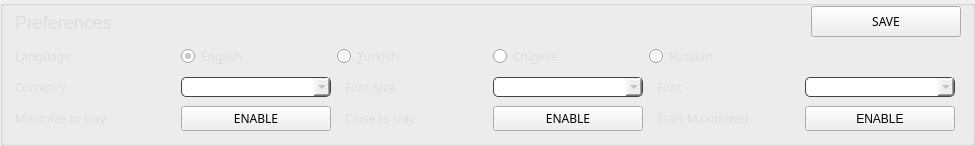
          <widget class="QGroupBox" name="groupBox_9">
           <property name="sizePolicy">
            <sizepolicy hsizetype="Preferred" vsizetype="Preferred">
             <horstretch>0</horstretch>
             <verstretch>0</verstretch>
            </sizepolicy>
           </property>
           <property name="styleSheet">
            <string notr="true">border-bottom: 1px solid #444;
</string>
           </property>
           <property name="title">
            <string/>
           </property>
           <layout class="QGridLayout" name="gridLayout_20">
            <property name="leftMargin">
             <number>12</number>
            </property>
            <property name="topMargin">
             <number>0</number>
            </property>
            <property name="bottomMargin">
             <number>12</number>
            </property>
            <item row="3" column="5">
             <widget class="QPushButton" name="b2_startMaximized">
              <property name="sizePolicy">
               <sizepolicy hsizetype="Expanding" vsizetype="Fixed">
                <horstretch>0</horstretch>
                <verstretch>0</verstretch>
               </sizepolicy>
              </property>
              <property name="minimumSize">
               <size>
                <width>150</width>
                <height>20</height>
               </size>
              </property>
              <property name="maximumSize">
               <size>
                <width>220</width>
                <height>25</height>
               </size>
              </property>
              <property name="text">
               <string>ENABLE</string>
              </property>
             </widget>
            </item>
            <item row="1" column="1" colspan="5">
             <layout class="QHBoxLayout" name="horizontalLayout_8">
              <item>
               <widget class="QRadioButton" name="m_english">
                <property name="sizePolicy">
                 <sizepolicy hsizetype="Expanding" vsizetype="Fixed">
                  <horstretch>0</horstretch>
                  <verstretch>0</verstretch>
                 </sizepolicy>
                </property>
                <property name="minimumSize">
                 <size>
                  <width>150</width>
                  <height>20</height>
                 </size>
                </property>
                <property name="maximumSize">
                 <size>
                  <width>150</width>
                  <height>20</height>
                 </size>
                </property>
                <property name="font">
                 <font>
                  <family>Poppins</family>
                 </font>
                </property>
                <property name="styleSheet">
                 <string notr="true">color: #ddd; 

 border: 0px;</string>
                </property>
                <property name="text">
                 <string>En&amp;glish</string>
                </property>
                <property name="icon">
                 <iconset resource="../../resources.qrc">
                  <normaloff>:/images/flags/en</normaloff>:/images/flags/en</iconset>
                </property>
                <property name="checked">
                 <bool>true</bool>
                </property>
                <attribute name="buttonGroup">
                 <string notr="true">buttonGroup</string>
                </attribute>
               </widget>
              </item>
              <item>
               <widget class="QRadioButton" name="m_turkish">
                <property name="sizePolicy">
                 <sizepolicy hsizetype="Expanding" vsizetype="Fixed">
                  <horstretch>0</horstretch>
                  <verstretch>0</verstretch>
                 </sizepolicy>
                </property>
                <property name="minimumSize">
                 <size>
                  <width>150</width>
                  <height>20</height>
                 </size>
                </property>
                <property name="maximumSize">
                 <size>
                  <width>150</width>
                  <height>20</height>
                 </size>
                </property>
                <property name="font">
                 <font>
                  <family>Poppins</family>
                 </font>
                </property>
                <property name="styleSheet">
                 <string notr="true">color: #ddd; 

 border: 0px;</string>
                </property>
                <property name="text">
                 <string>&amp;Turkish</string>
                </property>
                <property name="icon">
                 <iconset resource="../../resources.qrc">
                  <normaloff>:/images/flags/tr</normaloff>:/images/flags/tr</iconset>
                </property>
                <property name="checked">
                 <bool>false</bool>
                </property>
                <attribute name="buttonGroup">
                 <string notr="true">buttonGroup</string>
                </attribute>
               </widget>
              </item>
              <item>
               <widget class="QRadioButton" name="m_chinese">
                <property name="sizePolicy">
                 <sizepolicy hsizetype="Expanding" vsizetype="Fixed">
                  <horstretch>0</horstretch>
                  <verstretch>0</verstretch>
                 </sizepolicy>
                </property>
                <property name="minimumSize">
                 <size>
                  <width>150</width>
                  <height>20</height>
                 </size>
                </property>
                <property name="maximumSize">
                 <size>
                  <width>150</width>
                  <height>20</height>
                 </size>
                </property>
                <property name="font">
                 <font>
                  <family>Poppins</family>
                 </font>
                </property>
                <property name="styleSheet">
                 <string notr="true">color: #ddd; 

 border: 0px;</string>
                </property>
                <property name="text">
                 <string>Chi&amp;nese</string>
                </property>
                <property name="icon">
                 <iconset resource="../../resources.qrc">
                  <normaloff>:/images/flags/cn</normaloff>:/images/flags/cn</iconset>
                </property>
                <property name="checked">
                 <bool>false</bool>
                </property>
                <attribute name="buttonGroup">
                 <string notr="true">buttonGroup</string>
                </attribute>
               </widget>
              </item>
              <item>
               <widget class="QRadioButton" name="m_russian">
                <property name="sizePolicy">
                 <sizepolicy hsizetype="Expanding" vsizetype="Fixed">
                  <horstretch>0</horstretch>
                  <verstretch>0</verstretch>
                 </sizepolicy>
                </property>
                <property name="minimumSize">
                 <size>
                  <width>150</width>
                  <height>20</height>
                 </size>
                </property>
                <property name="maximumSize">
                 <size>
                  <width>150</width>
                  <height>20</height>
                 </size>
                </property>
                <property name="font">
                 <font>
                  <family>Poppins</family>
                 </font>
                </property>
                <property name="styleSheet">
                 <string notr="true">color: #ddd; 

 border: 0px;</string>
                </property>
                <property name="text">
                 <string>Russian</string>
                </property>
                <property name="icon">
                 <iconset resource="../../resources.qrc">
                  <normaloff>:/images/flags/ru</normaloff>:/images/flags/ru</iconset>
                </property>
                <property name="checked">
                 <bool>false</bool>
                </property>
                <attribute name="buttonGroup">
                 <string notr="true">buttonGroup</string>
                </attribute>
               </widget>
              </item>
              <item>
               <spacer name="horizontalSpacer_11">
                <property name="orientation">
                 <enum>Qt::Horizontal</enum>
                </property>
                <property name="sizeHint" stdset="0">
                 <size>
                  <width>40</width>
                  <height>20</height>
                 </size>
                </property>
               </spacer>
              </item>
             </layout>
            </item>
            <item row="1" column="0">
             <widget class="QLabel" name="label_34">
              <property name="sizePolicy">
               <sizepolicy hsizetype="Minimum" vsizetype="Preferred">
                <horstretch>0</horstretch>
                <verstretch>0</verstretch>
               </sizepolicy>
              </property>
              <property name="minimumSize">
               <size>
                <width>160</width>
                <height>25</height>
               </size>
              </property>
              <property name="maximumSize">
               <size>
                <width>180</width>
                <height>25</height>
               </size>
              </property>
              <property name="font">
               <font>
                <family>Poppins</family>
               </font>
              </property>
              <property name="styleSheet">
               <string notr="true">color: #ddd; 
border: 0px;
background: transparent;</string>
              </property>
              <property name="text">
               <string>Language</string>
              </property>
              <property name="alignment">
               <set>Qt::AlignLeading|Qt::AlignLeft|Qt::AlignVCenter</set>
              </property>
             </widget>
            </item>
            <item row="3" column="1">
             <widget class="QPushButton" name="b2_minToTrayButton">
              <property name="sizePolicy">
               <sizepolicy hsizetype="Expanding" vsizetype="Fixed">
                <horstretch>0</horstretch>
                <verstretch>0</verstretch>
               </sizepolicy>
              </property>
              <property name="minimumSize">
               <size>
                <width>150</width>
                <height>20</height>
               </size>
              </property>
              <property name="maximumSize">
               <size>
                <width>220</width>
                <height>25</height>
               </size>
              </property>
              <property name="font">
               <font>
                <family>Poppins</family>
               </font>
              </property>
              <property name="styleSheet">
               <string notr="true">/* This button style is handled automatically by OverviewFrame:setStyles() (in OverviewFrame.cpp) */</string>
              </property>
              <property name="text">
               <string>ENABLE</string>
              </property>
             </widget>
            </item>
            <item row="2" column="0">
             <widget class="QLabel" name="label_35">
              <property name="sizePolicy">
               <sizepolicy hsizetype="Minimum" vsizetype="Preferred">
                <horstretch>0</horstretch>
                <verstretch>0</verstretch>
               </sizepolicy>
              </property>
              <property name="minimumSize">
               <size>
                <width>0</width>
                <height>25</height>
               </size>
              </property>
              <property name="maximumSize">
               <size>
                <width>180</width>
                <height>25</height>
               </size>
              </property>
              <property name="font">
               <font>
                <family>Poppins</family>
               </font>
              </property>
              <property name="styleSheet">
               <string notr="true">color: #ddd; 
border: 0px;
</string>
              </property>
              <property name="text">
               <string>Currency</string>
              </property>
              <property name="alignment">
               <set>Qt::AlignLeading|Qt::AlignLeft|Qt::AlignVCenter</set>
              </property>
             </widget>
            </item>
            <item row="3" column="3">
             <widget class="QPushButton" name="b2_closeToTrayButton">
              <property name="sizePolicy">
               <sizepolicy hsizetype="Expanding" vsizetype="Fixed">
                <horstretch>0</horstretch>
                <verstretch>0</verstretch>
               </sizepolicy>
              </property>
              <property name="minimumSize">
               <size>
                <width>150</width>
                <height>20</height>
               </size>
              </property>
              <property name="maximumSize">
               <size>
                <width>220</width>
                <height>25</height>
               </size>
              </property>
              <property name="font">
               <font>
                <family>Poppins</family>
               </font>
              </property>
              <property name="styleSheet">
               <string notr="true">/* This button style is handled automatically by OverviewFrame:setStyles() (in OverviewFrame.cpp) */</string>
              </property>
              <property name="text">
               <string>ENABLE</string>
              </property>
             </widget>
            </item>
            <item row="2" column="3">
             <widget class="QComboBox" name="m_size">
              <property name="minimumSize">
               <size>
                <width>150</width>
                <height>20</height>
               </size>
              </property>
              <property name="styleSheet">
               <string notr="true">border: 1px solid #444;
border-radius: 5px;


color: #aaa;</string>
              </property>
             </widget>
            </item>
            <item row="2" column="5">
             <widget class="QComboBox" name="m_font">
              <property name="minimumSize">
               <size>
                <width>150</width>
                <height>20</height>
               </size>
              </property>
              <property name="styleSheet">
               <string notr="true">border: 1px solid #444;
border-radius: 5px;


color: #aaa;</string>
              </property>
             </widget>
            </item>
            <item row="2" column="4">
             <widget class="QLabel" name="label_17">
              <property name="maximumSize">
               <size>
                <width>200</width>
                <height>16777215</height>
               </size>
              </property>
              <property name="font">
               <font>
                <family>Poppins</family>
               </font>
              </property>
              <property name="styleSheet">
               <string notr="true">color: #ddd; 
padding-left: 5px;
 border: 0px;</string>
              </property>
              <property name="text">
               <string>Font</string>
              </property>
             </widget>
            </item>
            <item row="3" column="0">
             <widget class="QLabel" name="label_44">
              <property name="sizePolicy">
               <sizepolicy hsizetype="Minimum" vsizetype="Preferred">
                <horstretch>0</horstretch>
                <verstretch>0</verstretch>
               </sizepolicy>
              </property>
              <property name="minimumSize">
               <size>
                <width>0</width>
                <height>25</height>
               </size>
              </property>
              <property name="maximumSize">
               <size>
                <width>180</width>
                <height>25</height>
               </size>
              </property>
              <property name="font">
               <font>
                <family>Poppins</family>
               </font>
              </property>
              <property name="styleSheet">
               <string notr="true">color: #ddd; 
border: 0px;
background: transparent;</string>
              </property>
              <property name="text">
               <string>Minimize to tray</string>
              </property>
              <property name="alignment">
               <set>Qt::AlignLeading|Qt::AlignLeft|Qt::AlignVCenter</set>
              </property>
             </widget>
            </item>
            <item row="2" column="1">
             <widget class="QComboBox" name="m_language">
              <property name="minimumSize">
               <size>
                <width>0</width>
                <height>20</height>
               </size>
              </property>
              <property name="styleSheet">
               <string notr="true">border: 1px solid #444;
border-radius: 5px;


color: #aaa;</string>
              </property>
              <property name="editable">
               <bool>false</bool>
              </property>
              <property name="currentIndex">
               <number>-1</number>
              </property>
             </widget>
            </item>
            <item row="0" column="0">
             <widget class="QLabel" name="label_30">
              <property name="sizePolicy">
               <sizepolicy hsizetype="Minimum" vsizetype="Preferred">
                <horstretch>0</horstretch>
                <verstretch>0</verstretch>
               </sizepolicy>
              </property>
              <property name="minimumSize">
               <size>
                <width>0</width>
                <height>32</height>
               </size>
              </property>
              <property name="maximumSize">
               <size>
                <width>180</width>
                <height>32</height>
               </size>
              </property>
              <property name="sizeIncrement">
               <size>
                <width>0</width>
                <height>0</height>
               </size>
              </property>
              <property name="font">
               <font>
                <pointsize>-1</pointsize>
               </font>
              </property>
              <property name="styleSheet">
               <string notr="true">color: #ddd; 
font-size: 18px;
 border: 0px;</string>
              </property>
              <property name="text">
               <string>Preferences</string>
              </property>
              <property name="alignment">
               <set>Qt::AlignLeading|Qt::AlignLeft|Qt::AlignVCenter</set>
              </property>
             </widget>
            </item>
            <item row="3" column="4">
             <widget class="QLabel" name="label_18">
              <property name="minimumSize">
               <size>
                <width>150</width>
                <height>20</height>
               </size>
              </property>
              <property name="font">
               <font>
                <family>Poppins</family>
               </font>
              </property>
              <property name="styleSheet">
               <string notr="true">color: #ddd; 
padding-left: 5px;
 border: 0px;</string>
              </property>
              <property name="text">
               <string>Start Maximized</string>
              </property>
             </widget>
            </item>
            <item row="2" column="2">
             <widget class="QLabel" name="label_10">
              <property name="maximumSize">
               <size>
                <width>200</width>
                <height>16777215</height>
               </size>
              </property>
              <property name="font">
               <font>
                <family>Poppins</family>
               </font>
              </property>
              <property name="styleSheet">
               <string notr="true">color: #ddd; 
padding-left: 5px;
 border: 0px;</string>
              </property>
              <property name="text">
               <string>Font Size</string>
              </property>
              <property name="alignment">
               <set>Qt::AlignLeading|Qt::AlignLeft|Qt::AlignVCenter</set>
              </property>
             </widget>
            </item>
            <item row="3" column="2">
             <widget class="QLabel" name="label_45">
              <property name="sizePolicy">
               <sizepolicy hsizetype="Expanding" vsizetype="Fixed">
                <horstretch>0</horstretch>
                <verstretch>0</verstretch>
               </sizepolicy>
              </property>
              <property name="minimumSize">
               <size>
                <width>150</width>
                <height>20</height>
               </size>
              </property>
              <property name="maximumSize">
               <size>
                <width>220</width>
                <height>20</height>
               </size>
              </property>
              <property name="font">
               <font>
                <family>Poppins</family>
               </font>
              </property>
              <property name="styleSheet">
               <string notr="true">color: #ddd; 
padding-left: 5px;
 border: 0px;</string>
              </property>
              <property name="text">
               <string>Close to tray</string>
              </property>
              <property name="alignment">
               <set>Qt::AlignLeading|Qt::AlignLeft|Qt::AlignVCenter</set>
              </property>
             </widget>
            </item>
            <item row="0" column="1" colspan="6">
             <layout class="QHBoxLayout" name="horizontalLayout_9">
              <item>
               <spacer name="horizontalSpacer_12">
                <property name="orientation">
                 <enum>Qt::Horizontal</enum>
                </property>
                <property name="sizeHint" stdset="0">
                 <size>
                  <width>40</width>
                  <height>32</height>
                 </size>
                </property>
               </spacer>
              </item>
              <item>
               <widget class="QPushButton" name="b1_saveLanguageButton">
                <property name="minimumSize">
                 <size>
                  <width>150</width>
                  <height>31</height>
                 </size>
                </property>
                <property name="maximumSize">
                 <size>
                  <width>150</width>
                  <height>31</height>
                 </size>
                </property>
                <property name="font">
                 <font>
                  <family>Poppins</family>
                 </font>
                </property>
                <property name="styleSheet">
                 <string notr="true">/* This button style is handled automatically by OverviewFrame:setStyles() (in OverviewFrame.cpp) */</string>
                </property>
                <property name="text">
                 <string>SAVE</string>
                </property>
               </widget>
              </item>
             </layout>
            </item>
           </layout>
          </widget>
